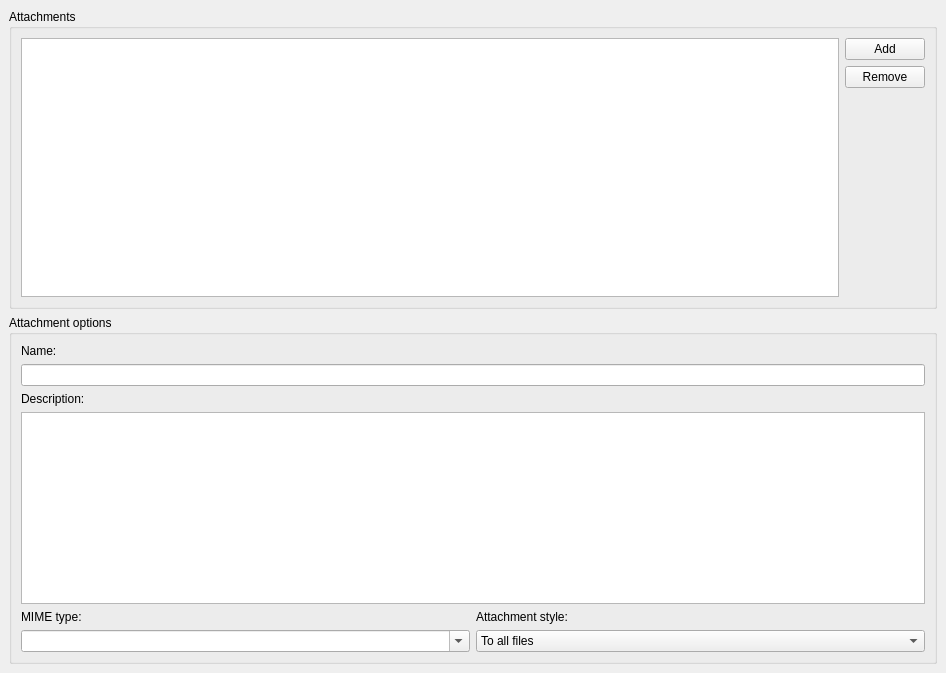
      <widget class="QWidget" name="tab_attachments" >
       <property name="geometry" >
        <rect>
         <x>0</x>
         <y>0</y>
         <width>946</width>
         <height>673</height>
        </rect>
       </property>
       <attribute name="title" >
        <string>Attachments</string>
       </attribute>
       <layout class="QVBoxLayout" >
        <property name="spacing" >
         <number>6</number>
        </property>
        <property name="margin" >
         <number>9</number>
        </property>
        <item>
         <widget class="QGroupBox" name="gb_attachments" >
          <property name="title" >
           <string>Attachments</string>
          </property>
          <layout class="QHBoxLayout" >
           <property name="spacing" >
            <number>6</number>
           </property>
           <property name="margin" >
            <number>9</number>
           </property>
           <item>
            <widget class="QListWidget" name="lw_attachments" />
           </item>
           <item>
            <layout class="QVBoxLayout" >
             <property name="spacing" >
              <number>6</number>
             </property>
             <property name="margin" >
              <number>0</number>
             </property>
             <item>
              <widget class="QPushButton" name="pb_attachments_add" >
               <property name="text" >
                <string>Add</string>
               </property>
              </widget>
             </item>
             <item>
              <widget class="QPushButton" name="pb_attachments_remove" >
               <property name="text" >
                <string>Remove</string>
               </property>
              </widget>
             </item>
             <item>
              <spacer>
               <property name="orientation" >
                <enum>Qt::Vertical</enum>
               </property>
               <property name="sizeHint" stdset="0" >
                <size>
                 <width>20</width>
                 <height>40</height>
                </size>
               </property>
              </spacer>
             </item>
            </layout>
           </item>
          </layout>
         </widget>
        </item>
        <item>
         <widget class="QGroupBox" name="gb_attachment_options" >
          <property name="title" >
           <string>Attachment options</string>
          </property>
          <layout class="QVBoxLayout" >
           <property name="spacing" >
            <number>6</number>
           </property>
           <property name="margin" >
            <number>9</number>
           </property>
           <item>
            <widget class="QLabel" name="tl_attachment_name" >
             <property name="text" >
              <string>Name:</string>
             </property>
             <property name="buddy" >
              <cstring>le_attachment_name</cstring>
             </property>
            </widget>
           </item>
           <item>
            <widget class="QLineEdit" name="le_attachment_name" />
           </item>
           <item>
            <widget class="QLabel" name="le_attachment_description" >
             <property name="text" >
              <string>Description:</string>
             </property>
            </widget>
           </item>
           <item>
            <widget class="QTextEdit" name="te_attachment_description" />
           </item>
           <item>
            <layout class="QGridLayout" >
             <property name="margin" >
              <number>0</number>
             </property>
             <property name="spacing" >
              <number>6</number>
             </property>
             <item row="1" column="1" >
              <widget class="QComboBox" name="cob_attachment_style" >
               <item>
                <property name="text" >
                 <string>To all files</string>
                </property>
               </item>
               <item>
                <property name="text" >
                 <string>Only to the first file</string>
                </property>
               </item>
              </widget>
             </item>
             <item row="1" column="0" >
              <widget class="QComboBox" name="cob_attachment_mime_type" >
               <property name="editable" >
                <bool>true</bool>
               </property>
              </widget>
             </item>
             <item row="0" column="1" >
              <widget class="QLabel" name="le_attachment_style" >
               <property name="text" >
                <string>Attachment style:</string>
               </property>
               <property name="buddy" >
                <cstring>cob_attachment_style</cstring>
               </property>
              </widget>
             </item>
             <item row="0" column="0" >
              <widget class="QLabel" name="tl_attachment_mime_type" >
               <property name="text" >
                <string>MIME type:</string>
               </property>
               <property name="buddy" >
                <cstring>cob_attachment_mime_type</cstring>
               </property>
              </widget>
             </item>
            </layout>
           </item>
          </layout>
         </widget>
        </item>
       </layout>
      </widget>
